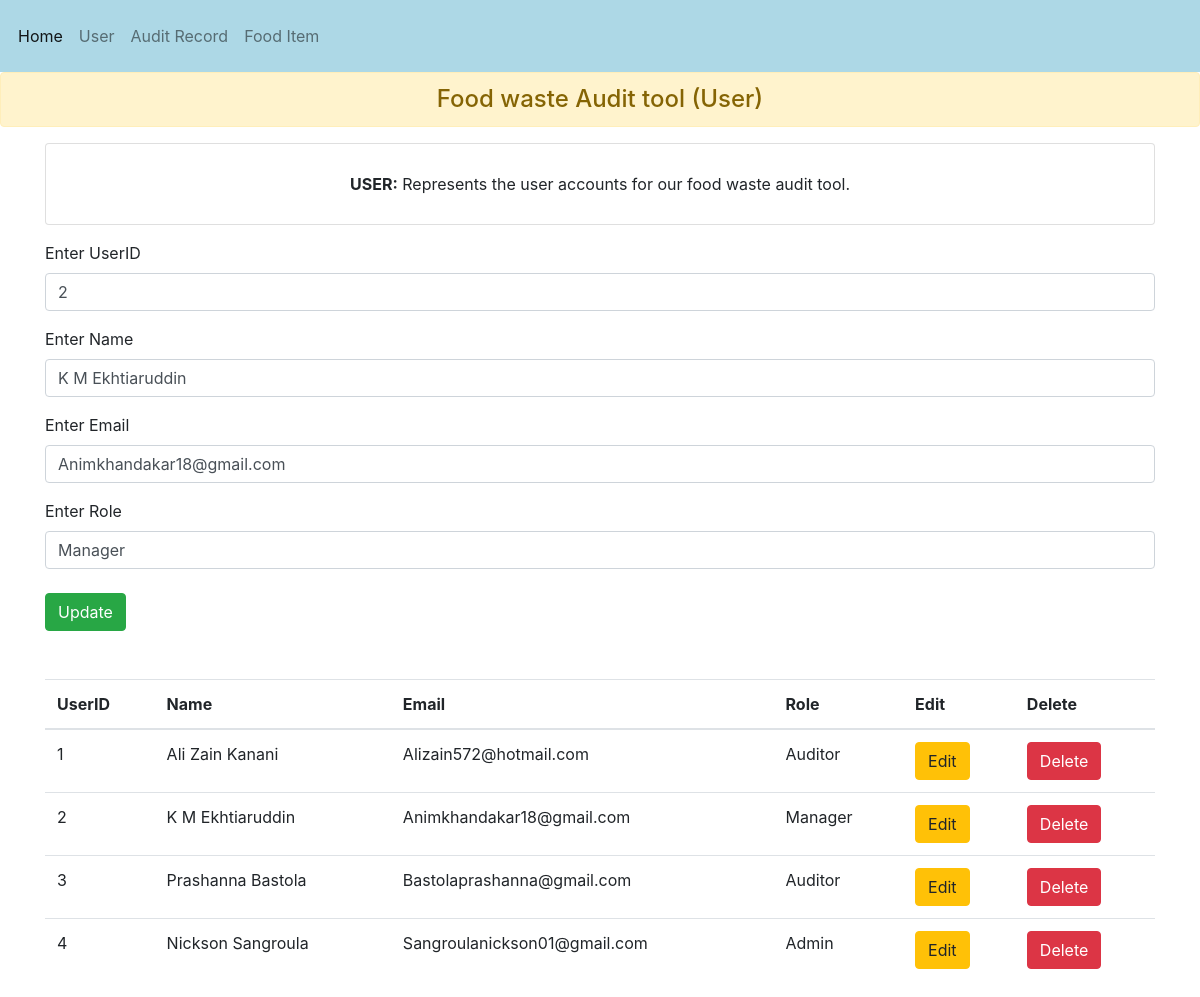
The app's page /update_user/21 with its own data.
### app/models.py (models this page shows, shortened)
class User(models.Model):
    userid  = models.CharField(max_length=200)
    name = models.TextField()
    email = models.TextField()
    role = models.TextField()

### app/views.py (the view)
# urls.py: path('update_user/<str:id>', views.UPDATE_user, name='update_user'),
def UPDATE_user(request, id):
    sel_recipe = User.objects.get(id = id)
    re = User.objects.all()
    context = {
        'sel_recipe' : sel_recipe,
        're' : re,
    }
    return render(request, 'user.html', context)

### app/templates/user.html (shortened to what this page needs)
{% load static %}
<!doctype html>
<html lang="en">
  <head>
    <link rel="stylesheet" href="https://cdn.jsdelivr.net/npm/bootstrap@4.3.1/dist/css/bootstrap.min.css">
    <link rel="stylesheet" type="text/css" href="{% static 'style.css' %}">
  </head>
  <body>
    <nav class="navbar navbar-expand-lg navbar-light ">
        <div class="collapse navbar-collapse" id="navbarNavAltMarkup">
          <div class="navbar-nav">
            <a class="nav-item nav-link active" href="{% url 'index' %}">Home</a>
            <a class="nav-item nav-link" href="{% url 'user' %}">User</a>
            <a class="nav-item nav-link" href="{% url 'audit_record' %}">Audit Record</a>
            <a class="nav-item nav-link" href="{% url 'food_items' %}">Food Item</a>
          </div>
        </div>
      </nav>
    <h4 class="alert alert-warning text-center">Food waste Audit tool (User)</h4>
    <div class="container text-center">
      <div class="card p-3">
        <ul class="list-group list-group-flush">
          <li class="list-group-item"><strong>USER:</strong> Represents the user accounts for our food waste audit tool.</li>
        </ul>
      </div>
    </div>
    <div class="container mt-3">
        {% if sel_recipe %}
        <form method="POST" action="{% url 'update_done_user' sel_recipe.id %}">
            <div class="form-group">
              <label>Enter UserID</label>
              <input type="text" class="form-control" value="{{sel_recipe.userid}}" name="userid" placeholder="Represents the unique identifier of the user" required>
            </div>
            <div class="form-group">
                <label>Enter Name</label>
                <input type="text" class="form-control" value="{{sel_recipe.name}}"  name="name" placeholder="Represents the name of the user" required>
            </div>
            <div class="form-group">
                <label>Enter Email</label>
                <input type="email" class="form-control" value="{{sel_recipe.email}}" name="email" placeholder="Represents the email address of the user" required>
            </div>
            <div class="form-group">
                <label>Enter Role</label>
                <input type="text" class="form-control" value="{{sel_recipe.role}}" name="role" placeholder="Specify the role of the user (e.g., admin, auditor, manager)" required>
            </div>
            <button type="submit" class="btn btn-success">Update</button>
        </form>
        {% endif %}
    </div>
<div class="container mt-5">
    <table class="table">
        <thead>
          <tr>
            <th scope="col">UserID</th>
            <th scope="col">Name</th>
            <th scope="col">Email</th>
            <th scope="col">Role</th>
            <th scope="col">Edit</th>
            <th scope="col">Delete</th>
          </tr>
        </thead>
        <tbody>
            {% for i in re %}
            <tr>
                <td>{{i.userid}}</td>
                <td>{{i.name}}</td>
                <td>{{i.email}}</td>
                <td>{{i.role}}</td>
                <td>
                    <a href="/update_user/{{i.id}}" class="btn btn-warning">Edit</a>
                </td>
                <td>
                    <a href="/delete_user/{{i.id}}" class="btn btn-danger">Delete</a>
                </td>
            </tr>
            {% endfor %}
        </tbody>
      </table>
</div>
  </body>
</html>

### app/static/style.css (style rules this page uses)
.navbar { background-color: lightblue; overflow: hidden; display: flex; justify-content: flex-start; padding: 10px; }
.navbar a { color: white; text-align: center; padding: 14px 16px; text-decoration: none; }

### records on screen
User: userid "2", name "K M Ekhtiaruddin", email "Animkhandakar18@gmail.com", role "Manager"
User: userid "1", name "Ali Zain Kanani", email "Alizain572@hotmail.com", role "Auditor"
User: userid "3", name "Prashanna Bastola", email "Bastolaprashanna@gmail.com", role "Auditor"
User: userid "4", name "Nickson Sangroula", email "Sangroulanickson01@gmail.com", role "Admin"
